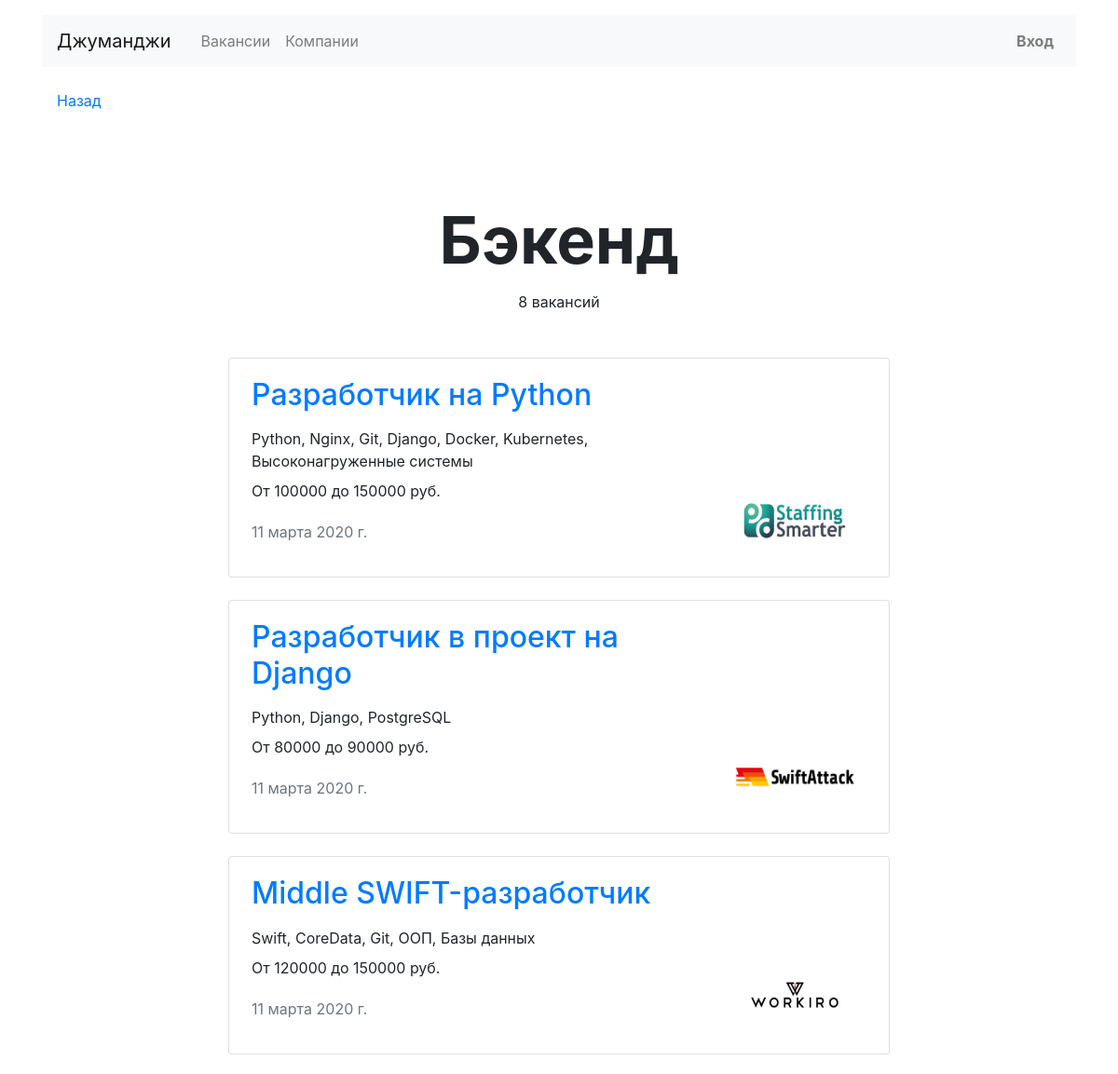
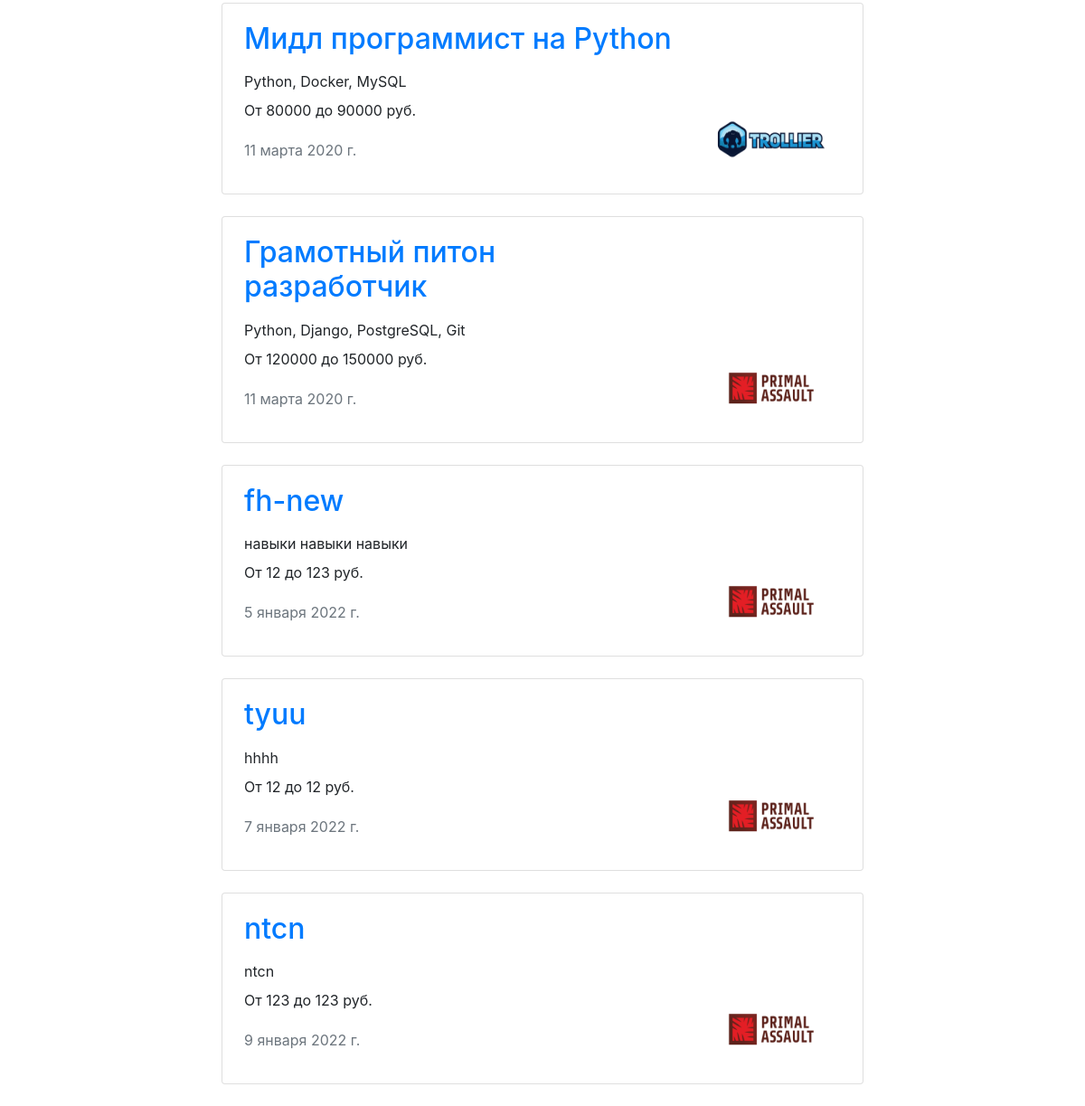
Page /vacancies/cat/backend on the committed database (2 pictures, top to bottom).
### vacancies/models.py (models this page shows, shortened)
class Specialty(models.Model):
    code = CharField(max_length=200)
    title = CharField(max_length=200)
    picture = models.ImageField(upload_to=MEDIA_SPECIALITY_IMAGE_DIR, height_field='height_field', width_field='width_field')
    height_field = models.PositiveIntegerField(default=80)
    width_field = models.PositiveIntegerField(default=100)

class Vacancy(models.Model):
    title = CharField(max_length=200)
    specialty = ForeignKey('Specialty', on_delete=SET('IT'), related_name="vacancies")
    company = ForeignKey('Company', on_delete=CASCADE, related_name="companies")
    skills = TextField()
    description = TextField()
    salary_min = PositiveIntegerField()
    salary_max = PositiveIntegerField()
    published_at = DateField()

class Company(models.Model):
    name = CharField(max_length=200)
    location = CharField(max_length=200)
    logo = models.ImageField(upload_to=MEDIA_COMPANY_IMAGE_DIR, height_field='height_field', width_field='width_field')
    height_field = models.PositiveIntegerField(default=60)
    width_field = models.PositiveIntegerField(default=100)
    description = TextField()
    employee_count = PositiveIntegerField()
    owner = OneToOneField('auth.User', on_delete=CASCADE, related_name='company', blank=True, null=True)

### vacancies/views.py (the view)
# urls.py: path('<str:category_name>', vacancies.vacancies_on_category, name='vacancies_on_category'),
def vacancies_on_category(request, category_name):
    try:
        specialty = Specialty.objects.get(code=category_name)
        vacancies_on_category = Vacancy.objects.filter(specialty=specialty)
        context = {
            'vacancies_on_category': vacancies_on_category,
            'specialty': specialty,
            'number_of_vacancies': len(vacancies_on_category),
        }
        return render(request, 'vacancies_on_category.html', context)
    except Specialty.DoesNotExist or Vacancy.DoesNotExist:
        return redirect(main_view)

### vacancies/templates/vacancies_on_category.html (shortened to what this page needs)
{% extends 'base.html' %}
{% block container %}
  <main class="container mt-3">
    <section>
      <h1 class="h1 text-center mx-auto mt-4 pt-5" style="font-size: 70px;"><strong>{{ specialty.title }}</strong></h1>
      <p class="text-center pt-1">{{ number_of_vacancies }} вакансий</p>
      <div class="row mt-5">
        <div class="col-12 col-lg-8 offset-lg-2 m-auto">
          {% if not vacancies_on_category %}
          <div class="text-center">Нет вакансий</div>
          {% else %}
            {% for vacancy in vacancies_on_category %}
              {% include 'vacancy_summary.html' %}
            {% endfor %}
          {% endif %}
    </section>
  </main>
{% endblock %}

### vacancies/templates/vacancy_summary.html
<div class="card mb-4">
    <div class="card-body px-4">
        <div class="row">
            <a href="{% url 'vacancy' vacancy.id %}">
                <div class="col-12 col-md-8 col-lg-9">
                    <h2 class="h2 pb-2">{{ vacancy.title }}</h2>
            </a>
            <p class="mb-2">{{ vacancy.skills }}</p>
            <p>От {{ vacancy.salary_min }} до {{ vacancy.salary_max }} руб.</p>
            <p class="text-muted pt-1">{{ vacancy.published_at }}</p>
        </div>
        <div class="col-12 col-md-4 col-lg-3 d-flex align-items-end">
            <a href="{% url 'company_card' vacancy.company.id %}"><img src="{{ vacancy.company.logo.url }}" width="130" height="80" alt=""></a>
        </div>
        </div>
    </div>
</div>

### rows in the picture
Specialty: title "Бэкенд"
Vacancy: title "Разработчик на Python", skills "Python, Nginx, Git, Django, Docker, Kubernetes, Высоконагруженные системы", salary_min "100000", salary_max "150000", published_at "11 марта 2020 г.", company.logo (picture)
Vacancy: title "Разработчик в проект на Django", skills "Python, Django, PostgreSQL", salary_min "80000", salary_max "90000", published_at "11 марта 2020 г.", company.logo (picture)
Vacancy: title "Middle SWIFT-разработчик", skills "Swift, CoreData, Git, ООП, Базы данных", salary_min "120000", salary_max "150000", published_at "11 марта 2020 г.", company.logo (picture)
Vacancy: title "Мидл программист на Python", skills "Python, Docker, MySQL", salary_min "80000", salary_max "90000", published_at "11 марта 2020 г.", company.logo (picture)
Vacancy: title "Грамотный питон разработчик", skills "Python, Django, PostgreSQL, Git", salary_min "120000", salary_max "150000", published_at "11 марта 2020 г.", company.logo (picture)
Vacancy: title "fh-new", skills "навыки навыки навыки", salary_min "12", salary_max "123", published_at "5 января 2022 г.", company.logo (picture)
Vacancy: title "tyuu", skills "hhhh", salary_min "12", salary_max "12", published_at "7 января 2022 г.", company.logo (picture)
Vacancy: title "ntcn", skills "ntcn", salary_min "123", salary_max "123", published_at "9 января 2022 г.", company.logo (picture)

### other values in the picture
{{ number_of_vacancies }} "8"
